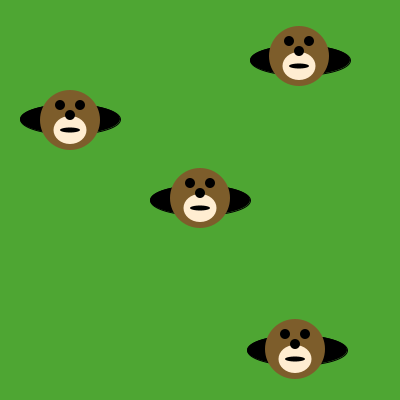
Frame 1 (no input)
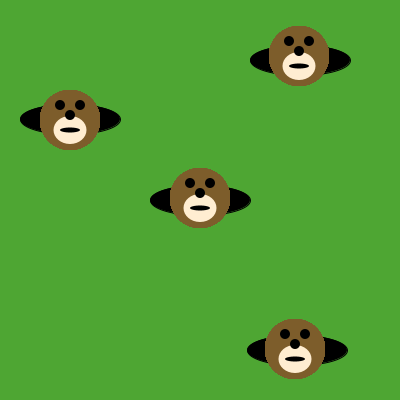
Frame 60 (the mouse pressed at the canvas centre just before this capture)
Frame 120 (the mouse held since frame 60 and released just before this capture): identical to frame 60, image omitted

The Processing sketch that drew these frames (run headless with seeded random() and noise(); from frame 60 on, the mouse is pressed at the canvas centre):

// Processing sketch: moles_in_holes
// ── moles_in_holes.pde
void draw() {

/* Use the method below to put moles in the holes. */
drawMole(70,120);
drawMole(299,56);
drawMole(200,198);
drawMole(295,349);

if (mousePressed){
println ("x="+ mouseX + "y=" + mouseY);
}



}

void drawMole(int moleX, int moleY) {
     noStroke();
     fill(125, 93, 43);
     ellipse(moleX, moleY, 60, 60); // face
     fill(255, 237, 209);
     ellipse(moleX, moleY+10, 33, 28); 
     fill(0, 0, 0);
     ellipse(moleX-10, moleY-15, 10, 10); // eyes
     ellipse(moleX+10, moleY-15, 10, 10);
     ellipse(moleX, moleY-5, 10, 10); // nose
     ellipse(moleX, moleY+10, 20, 5); // mouth
}

void setup() {
     size(400, 400);
     background(78, 166, 51); // green grass
     fill(0, 0, 0);
     ellipse(200, 200, 100, 30); // holes!
     ellipse(70, 119, 100, 30);
     ellipse(300, 60, 100, 30);
     ellipse(297, 350, 100, 30);
}
